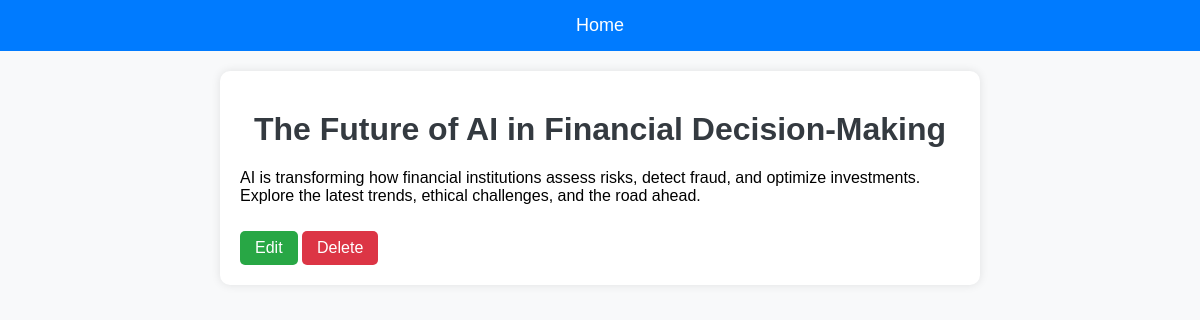
The app's page /post/2/ with its own data.
### blog/models.py (models this page shows, shortened)
class Post(models.Model):
    title = models.CharField(max_length=200)
    content = models.TextField()
    created_at = models.DateTimeField(auto_now_add=True)

### blog/views.py (the view)
# urls.py: path('post/<int:post_id>/', views.post_detail, name='post_detail'),
def post_detail(request, post_id):
    post = get_object_or_404(Post, id=post_id)
    return render(request, 'blog/post_detail.html', {'post': post})

### blog/templates/blog/post_detail.html (shortened to what this page needs)
{% load static %}
<!DOCTYPE html>
<html>
<head>
    <link rel="stylesheet" type="text/css" href="{% static 'blog/style.css' %}">
</head>
<body>
<div class="navbar">
    <a href="{% url 'home' %}">Home</a>
</div>
<div class="container">
    <h1>{{ post.title }}</h1>
    <p>{{ post.content }}</p>
    <a class="button" href="{% url 'update_post' post.id %}">Edit</a>
    <a class="button button-danger" href="{% url 'delete_post' post.id %}">Delete</a>
</div>
</body>
</html>

### blog/static/blog/style.css (style rules this page uses)
body { font-family: Arial, sans-serif; background-color: #f8f9fa; margin: 0; padding: 0; }
h1 { text-align: center; color: #343a40; margin-top: 20px; }
.navbar { background-color: #007bff; padding: 15px; text-align: center; }
.navbar a { color: white; text-decoration: none; font-size: 18px; margin: 0 15px; }
.container { width: 60%; margin: 20px auto; background-color: white; padding: 20px; box-shadow: 0px 0px 10px rgba(0, 0, 0, 0.1); border-radius: 10px; }
.button { display: inline-block; padding: 8px 15px; background-color: #28a745; color: white; text-decoration: none; border-radius: 5px; margin-top: 10px; }
.button-danger { background-color: #dc3545; }

### records on screen
Post: title "The Future of AI in Financial Decision-Making", content "AI is transforming how financial institutions assess risks, detect fraud, and optimize investments. Explore the latest trends, ethical challenges, and the road ahead."
